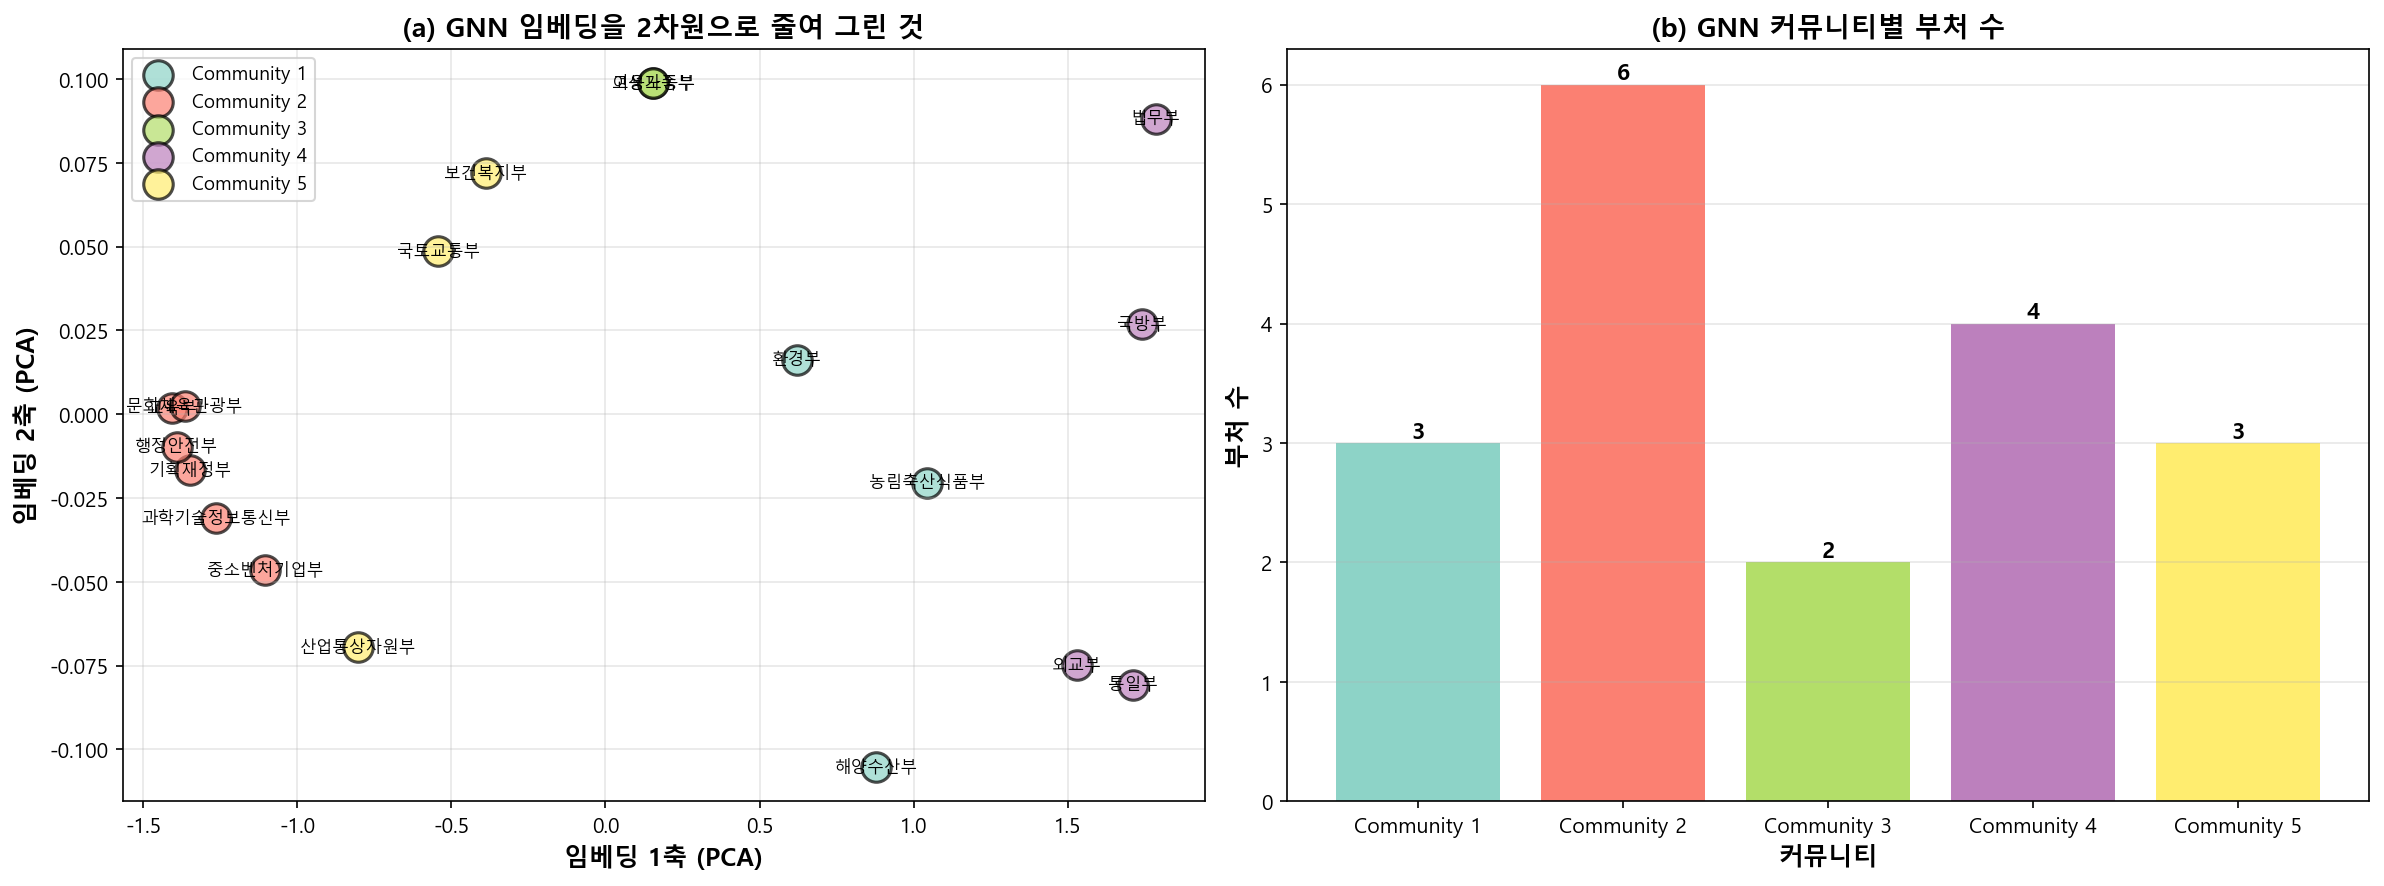

Python code for this plot:
"""
Chapter 11 - 그래프 신경망과 조직 네트워크 분석
11.4 GNN으로 노드 임베딩 학습하기

GATv2 레이어 두 층으로 부처마다 벡터(임베딩)를 학습하고,
그 벡터를 K-Means로 묶어 커뮤니티를 얻는다. Louvain 결과와 비교한다.

수정 이력
---------
2026-08-17
1. 학습 손실 함수가 틀렸다. 원래 코드는
       loss = F.mse_loss(embeddings, torch.zeros_like(embeddings))
   였다. 이 식은 "모든 임베딩을 0으로 만들어라"는 뜻이므로,
   학습할수록 부처 사이 구분이 사라진다. 주석에는 '재구성 손실'이라
   적혀 있었지만 재구성과 아무 관계가 없었다.
   → 그래프 자기부호화기(graph autoencoder)의 링크 예측 손실로 교체했다.
     연결된 두 부처의 임베딩 내적은 크게, 연결 안 된 두 부처의 내적은
     작게 만드는 이진 교차엔트로피다. 이제 손실이 줄면 실제로
     연결 구조가 임베딩에 담긴다.
2. 난수 시드가 없어 실행할 때마다 클러스터가 달라졌다.
   → torch.manual_seed(42), np.random.seed(42) 추가.
3. 경로 오류: 프로젝트 루트 기준 상대경로여서 code 폴더에서 실행하면
   입력 CSV를 못 찾았다. → __file__ 기준 절대경로로 교체.
4. 폰트 오류: Arial이라 그래프의 한글 부처명이 네모로 나왔다.
   → Malgun Gothic으로 교체.
5. plt.show() 때문에 배치 실행이 멈췄다. → Agg 백엔드 + close().
6. 그림 저장 위치를 diagrams/에서 code 폴더로 옮겼다.
7. result/ 폴더 중복 저장 삭제.
"""

# == RESULTS LOG (auto): 콘솔 출력과 그림을 results/ 에 저장 ==
import sys as _sys
from pathlib import Path as _Path

_results_dir = _Path(__file__).resolve().parent.parent / "results"
_results_dir.mkdir(exist_ok=True)

class _Tee:
    def __init__(self, *streams):
        self._streams = streams
    def write(self, data):
        for _s in self._streams:
            _s.write(data)
            _s.flush()
    def flush(self):
        for _s in self._streams:
            _s.flush()

_sys.stdout = _Tee(_sys.stdout, open(_results_dir / (_Path(__file__).stem + ".log"), "w", encoding="utf-8"))

# 그림 저장을 results/ 로 돌린다 (강의자료용 diagrams/ 경로는 그대로 둔다)
try:
    from matplotlib.figure import Figure as _Fig
    if not getattr(_Fig, "_results_patched", False):
        _orig_savefig = _Fig.savefig
        def _savefig_to_results(self, fname, *a, **k):
            try:
                _p = _Path(fname)
                if "diagrams" not in [s.lower() for s in _p.parts]:
                    fname = _results_dir / _p.name
                    print(f"[그림 저장 → {fname}]")
            except TypeError:
                pass
            return _orig_savefig(self, fname, *a, **k)
        _Fig.savefig = _savefig_to_results
        _Fig._results_patched = True
except ImportError:
    pass
# == /RESULTS LOG ==


import os
import numpy as np
import pandas as pd
import networkx as nx
import matplotlib
matplotlib.use('Agg')
import matplotlib.pyplot as plt
import warnings
import torch
import torch.nn.functional as F
from torch_geometric.nn import GATv2Conv
from torch_geometric.data import Data
from torch_geometric.utils import negative_sampling
from sklearn.cluster import KMeans
from sklearn.metrics import adjusted_rand_score, normalized_mutual_info_score

warnings.filterwarnings('ignore')

# 재현성: 시드를 고정하지 않으면 실행할 때마다 클러스터가 달라진다
SEED = 42
import random
random.seed(SEED)          # PyG의 negative_sampling은 파이썬 random 모듈로 음성 쌍을 뽑는다
torch.manual_seed(SEED)
np.random.seed(SEED)

# 한글 폰트 설정 (mac: AppleGothic, Windows: Malgun Gothic, 그 밖: NanumGothic)
import platform
KOREAN_FONT = {'Darwin': 'AppleGothic', 'Windows': 'Malgun Gothic'}.get(platform.system(), 'NanumGothic')
plt.rcParams['font.family'] = KOREAN_FONT
plt.rcParams['axes.unicode_minus'] = False
plt.rcParams['font.size'] = 10

BASE_DIR = os.path.dirname(os.path.abspath(__file__))
OUTPUT_DIR = os.path.join(BASE_DIR, '..', 'data') + os.sep
os.makedirs(OUTPUT_DIR, exist_ok=True)

class PolicyGNN(torch.nn.Module):
    """
    정책 네트워크 분석용 Graph Attention Network (GAT) 모델

    Parameters:
    -----------
    num_features : int
        입력 노드 특성 차원
    embedding_dim : int
        출력 임베딩 차원
    """
    def __init__(self, num_features, embedding_dim):
        super(PolicyGNN, self).__init__()
        # 첫 번째 GAT 레이어: multi-head attention (4 heads)
        self.conv1 = GATv2Conv(num_features, 32, heads=4, concat=True)
        # 두 번째 GAT 레이어: single-head attention
        self.conv2 = GATv2Conv(32*4, embedding_dim, heads=1, concat=False)

    def forward(self, x, edge_index):
        """
        순전파

        Parameters:
        -----------
        x : torch.Tensor
            노드 특성 행렬 (num_nodes, num_features)
        edge_index : torch.Tensor
            엣지 인덱스 (2, num_edges)

        Returns:
        --------
        embeddings : torch.Tensor
            노드 임베딩 (num_nodes, embedding_dim)
        """
        # 첫 번째 GAT 레이어 + ReLU
        x = self.conv1(x, edge_index)
        x = F.relu(x)

        # 두 번째 GAT 레이어
        x = self.conv2(x, edge_index)

        return x

def load_government_network():
    """저장된 네트워크 데이터 로드"""
    # 엣지 데이터 로드
    df_edges = pd.read_csv(OUTPUT_DIR + '11-government-network-edges.csv')

    # 무방향 그래프 생성 (GNN용)
    G = nx.Graph()

    for _, row in df_edges.iterrows():
        G.add_edge(row['source'], row['target'], weight=row['weight'])

    return G

def prepare_pytorch_geometric_data(G):
    """
    NetworkX 그래프를 PyTorch Geometric Data 객체로 변환

    Parameters:
    -----------
    G : nx.Graph
        NetworkX 그래프

    Returns:
    --------
    data : torch_geometric.data.Data
        PyTorch Geometric 데이터 객체
    node_to_idx : dict
        노드 이름 → 인덱스 매핑
    idx_to_node : dict
        인덱스 → 노드 이름 매핑
    """
    # 노드 매핑 생성
    nodes = sorted(list(G.nodes()))
    node_to_idx = {node: idx for idx, node in enumerate(nodes)}
    idx_to_node = {idx: node for node, idx in node_to_idx.items()}

    # 엣지 인덱스 생성
    edge_index = []
    edge_weights = []

    for u, v, data in G.edges(data=True):
        u_idx = node_to_idx[u]
        v_idx = node_to_idx[v]
        weight = data['weight']

        # 무방향 그래프이므로 양방향 엣지 추가
        edge_index.append([u_idx, v_idx])
        edge_index.append([v_idx, u_idx])
        edge_weights.append(weight)
        edge_weights.append(weight)

    edge_index = torch.tensor(edge_index, dtype=torch.long).t().contiguous()
    edge_weights = torch.tensor(edge_weights, dtype=torch.float)

    # 노드 특성: 중심성 지표 사용
    df_centrality = pd.read_csv(OUTPUT_DIR + '11-centrality-analysis.csv')

    # 노드 순서대로 특성 정렬
    node_features = []
    for node in nodes:
        row = df_centrality[df_centrality['ministry'] == node].iloc[0]
        features = [
            row['degree_centrality'],
            row['closeness_centrality'],
            row['betweenness_centrality'],
            row['eigenvector_centrality']
        ]
        node_features.append(features)

    x = torch.tensor(node_features, dtype=torch.float)
    # 표준화: 중심성 값은 0~0.47의 좁은 구간에 몰려 있어 그대로 넣으면 부처끼리 입력이 거의 같고,
    # 손실이 50 에포크 근처에서 1.04에 멈춘다. 평균 0, 표준편차 1로 바꿔 부처 사이의 차이를 키운다
    x = (x - x.mean(dim=0)) / x.std(dim=0)

    # PyTorch Geometric Data 객체 생성
    data = Data(x=x, edge_index=edge_index, edge_attr=edge_weights)

    return data, node_to_idx, idx_to_node

def train_gnn_and_cluster(data, num_clusters=5, embedding_dim=16, epochs=200):
    """
    GNN 모델 학습 및 클러스터링

    Parameters:
    -----------
    data : torch_geometric.data.Data
        PyTorch Geometric 데이터
    num_clusters : int
        클러스터 수
    embedding_dim : int
        임베딩 차원
    epochs : int
        학습 에포크 수

    Returns:
    --------
    embeddings : np.ndarray
        노드 임베딩
    cluster_labels : np.ndarray
        클러스터 레이블
    """
    # 모델 초기화
    num_features = data.x.size(1)
    model = PolicyGNN(num_features, embedding_dim)

    # Optimizer
    optimizer = torch.optim.Adam(model.parameters(), lr=0.01)

    print(f"\n[GNN 모델 학습]")
    print(f"  - 입력 특성 차원: {num_features}")
    print(f"  - 임베딩 차원: {embedding_dim}")
    print(f"  - 학습 에포크: {epochs}")
    print(f"  - 손실: 링크 예측 손실(연결된 쌍의 내적은 크게, 안 된 쌍은 작게)")

    num_nodes = data.num_nodes
    pos_edge = data.edge_index

    # 학습: 그래프 자기부호화기(GAE)의 링크 예측 손실
    model.train()
    recent_losses = []   # 음성 쌍을 매번 새로 뽑아 한 에포크 손실은 출렁이므로 50 에포크 평균을 출력한다
    for epoch in range(epochs):
        optimizer.zero_grad()

        z = model(data.x, data.edge_index)

        # 연결된 쌍(양성)과 연결 안 된 쌍(음성)을 같은 수만큼 뽑는다
        neg_edge = negative_sampling(edge_index=pos_edge,
                                     num_nodes=num_nodes,
                                     num_neg_samples=pos_edge.size(1))

        pos_score = (z[pos_edge[0]] * z[pos_edge[1]]).sum(dim=1)
        neg_score = (z[neg_edge[0]] * z[neg_edge[1]]).sum(dim=1)

        loss = (F.binary_cross_entropy_with_logits(pos_score, torch.ones_like(pos_score))
                + F.binary_cross_entropy_with_logits(neg_score, torch.zeros_like(neg_score)))

        loss.backward()
        optimizer.step()

        recent_losses.append(loss.item())
        if epoch == 0:
            print(f"  Epoch {epoch+1}/{epochs}, Loss: {loss.item():.4f}")
        if (epoch + 1) % 50 == 0:
            print(f"  Epoch {epoch-48}-{epoch+1}/{epochs}, 평균 Loss: {np.mean(recent_losses):.4f}")
            recent_losses = []

    # 최종 임베딩 추출
    model.eval()
    with torch.no_grad():
        embeddings = model(data.x, data.edge_index)
        embeddings_np = embeddings.numpy()
    print(f"  - 임베딩 표준편차: {embeddings_np.std():.4f}"
          f"  (0에 가까우면 학습이 무너진 것이다)")

    # K-Means 클러스터링
    print(f"\n[K-Means 클러스터링]")
    print(f"  - 클러스터 수: {num_clusters}")

    kmeans = KMeans(n_clusters=num_clusters, random_state=SEED, n_init=10)
    cluster_labels = kmeans.fit_predict(embeddings_np)

    return embeddings_np, cluster_labels

def compare_with_louvain(cluster_labels_gnn, idx_to_node):
    """
    GNN 기반 커뮤니티와 Louvain 알고리즘 결과 비교

    Parameters:
    -----------
    cluster_labels_gnn : np.ndarray
        GNN 기반 클러스터 레이블
    idx_to_node : dict
        인덱스 → 노드 이름 매핑

    Returns:
    --------
    comparison_results : dict
        비교 결과
    """
    # Louvain 결과 로드
    df_louvain = pd.read_csv(OUTPUT_DIR + '11-community-assignments.csv')

    # GNN 결과와 매칭
    cluster_labels_louvain = []
    for idx in sorted(idx_to_node.keys()):
        node = idx_to_node[idx]
        louvain_comm = df_louvain[df_louvain['ministry'] == node]['community_id'].values[0]
        cluster_labels_louvain.append(louvain_comm)

    cluster_labels_louvain = np.array(cluster_labels_louvain)

    # 평가 지표 계산
    ari = adjusted_rand_score(cluster_labels_louvain, cluster_labels_gnn)
    nmi = normalized_mutual_info_score(cluster_labels_louvain, cluster_labels_gnn)

    comparison_results = {
        'ari': ari,
        'nmi': nmi,
        'louvain_labels': cluster_labels_louvain,
        'gnn_labels': cluster_labels_gnn
    }

    return comparison_results

def visualize_gnn_clusters(embeddings, cluster_labels, idx_to_node):
    """GNN 임베딩과 클러스터 시각화"""
    fig, axes = plt.subplots(1, 2, figsize=(16, 6))

    # 1. 2D 임베딩 시각화 (PCA 또는 처음 2차원)
    from sklearn.decomposition import PCA

    if embeddings.shape[1] > 2:
        pca = PCA(n_components=2)
        embeddings_2d = pca.fit_transform(embeddings)
    else:
        embeddings_2d = embeddings

    # 클러스터별 색상
    colors = plt.cm.Set3(np.linspace(0, 1, len(np.unique(cluster_labels))))

    ax1 = axes[0]
    for cluster_id in np.unique(cluster_labels):
        mask = cluster_labels == cluster_id
        ax1.scatter(embeddings_2d[mask, 0], embeddings_2d[mask, 1],
                   c=[colors[cluster_id]], s=200, alpha=0.7,
                   label=f'Community {cluster_id+1}', edgecolors='black', linewidths=1.5)

    # 노드 레이블 추가
    for idx, (x, y) in enumerate(embeddings_2d):
        node_name = idx_to_node[idx]
        ax1.text(x, y, node_name, fontsize=8, ha='center', va='center')

    ax1.set_xlabel('임베딩 1축 (PCA)', fontsize=12, fontweight='bold')
    ax1.set_ylabel('임베딩 2축 (PCA)', fontsize=12, fontweight='bold')
    ax1.set_title('(a) GNN 임베딩을 2차원으로 줄여 그린 것', fontsize=13, fontweight='bold')
    ax1.legend(loc='best', fontsize=9)
    ax1.grid(True, alpha=0.3)

    # 2. 클러스터 크기 비교
    ax2 = axes[1]
    cluster_sizes = pd.Series(cluster_labels).value_counts().sort_index()
    cluster_names = [f'Community {i+1}' for i in cluster_sizes.index]

    bars = ax2.bar(cluster_names, cluster_sizes.values, color=colors[:len(cluster_sizes)])
    ax2.set_xlabel('커뮤니티', fontsize=12, fontweight='bold')
    ax2.set_ylabel('부처 수', fontsize=12, fontweight='bold')
    ax2.set_title('(b) GNN 커뮤니티별 부처 수', fontsize=13, fontweight='bold')
    ax2.grid(axis='y', alpha=0.3)

    # 막대 위에 숫자 표시
    for bar in bars:
        height = bar.get_height()
        ax2.text(bar.get_x() + bar.get_width()/2., height,
                f'{int(height)}', ha='center', va='bottom', fontsize=11, fontweight='bold')

    plt.tight_layout()
    plt.savefig(os.path.join(BASE_DIR, '11-gnn-community.png'),
                dpi=150, bbox_inches="tight", facecolor='white')
    plt.close()

def main():
    """메인 실행 함수"""
    print("=" * 80)
    print("제11장: GNN 기반 커뮤니티 탐지")
    print("=" * 80)

    # 1. 네트워크 로드
    print("\n[1단계] 정부 부처 네트워크 로드 중...")
    try:
        G = load_government_network()
        print(f"  - 부처 수: {G.number_of_nodes()}")
        print(f"  - 협업 관계 수: {G.number_of_edges()}")
    except FileNotFoundError:
        print("  ⚠ 네트워크 데이터 파일이 없습니다.")
        print("  먼저 11-government-network.py를 실행하세요.")
        return

    # 2. PyTorch Geometric 데이터 준비
    print("\n[2단계] PyTorch Geometric 데이터 준비 중...")
    data, node_to_idx, idx_to_node = prepare_pytorch_geometric_data(G)
    print(f"  ✓ 노드 수: {data.num_nodes}")
    print(f"  ✓ 엣지 수: {data.num_edges // 2}개 (양방향)")
    print(f"  ✓ 노드 특성 차원: {data.num_node_features}")

    # 3. GNN 학습 및 클러스터링
    print("\n[3단계] GNN 학습 및 클러스터링 중...")
    embeddings, cluster_labels = train_gnn_and_cluster(data, num_clusters=5, embedding_dim=16, epochs=200)

    # 4. 클러스터 분석
    print("\n[4단계] 클러스터 분석 중...")

    # 클러스터별 구성원
    print("\n=== GNN 기반 커뮤니티 탐지 결과 ===")
    for cluster_id in np.unique(cluster_labels):
        mask = cluster_labels == cluster_id
        members = [idx_to_node[idx] for idx in np.where(mask)[0]]
        print(f"\nCommunity {cluster_id+1} ({len(members)}개 부처):")
        print(f"  구성원: {', '.join(sorted(members))}")

    # 5. Louvain 알고리즘과 비교
    print("\n[5단계] Louvain 알고리즘과 비교 중...")
    comparison = compare_with_louvain(cluster_labels, idx_to_node)

    print(f"\n=== GNN vs Louvain 비교 결과 ===")
    print(f"  - Adjusted Rand Index (ARI): {comparison['ari']:.3f}")
    print(f"  - Normalized Mutual Information (NMI): {comparison['nmi']:.3f}")

    if comparison['ari'] >= 0.5:
        print("     → GNN과 Louvain이 유사한 커뮤니티를 탐지함")
    elif comparison['ari'] >= 0.3:
        print("     → GNN과 Louvain이 부분적으로 일치하는 커뮤니티를 탐지함")
    else:
        print("     → GNN과 Louvain이 서로 다른 관점에서 커뮤니티를 탐지함")

    # 5-1. 두 분할의 모듈러리티를 같은 그래프 위에서 비교
    from networkx.algorithms import community as nx_comm

    def to_sets(labels):
        out = {}
        for idx, lab in enumerate(labels):
            out.setdefault(int(lab), set()).add(idx_to_node[idx])
        return list(out.values())

    q_gnn = nx_comm.modularity(G, to_sets(cluster_labels), weight='weight')
    q_louvain = nx_comm.modularity(G, to_sets(comparison['louvain_labels']), weight='weight')
    print(f"\n  모듈러리티 Q (같은 그래프, 같은 가중치 기준)")
    print(f"    Louvain 분할: {q_louvain:.3f}")
    print(f"    GNN 분할:     {q_gnn:.3f}")

    # 5-2. 두 방법의 배정을 나란히 (커뮤니티 번호 자체는 서로 뜻이 다르다)
    print("\n  Louvain 배정과 GNN 배정 나란히 보기")
    rows = [(idx_to_node[i], int(comparison['louvain_labels'][i]),
             int(cluster_labels[i]) + 1) for i in sorted(idx_to_node.keys())]
    rows.sort(key=lambda r: (r[1], r[2]))
    print(f"    {'부처':<20}{'Louvain':>8}{'GNN':>6}")
    for name, lv, gn in rows:
        print(f"    {name:<20}{('C' + str(lv)):>8}{('C' + str(gn)):>6}")

    # 6. 데이터 저장
    print("\n[6단계] GNN 커뮤니티 데이터 저장 중...")

    # 커뮤니티 할당 저장
    gnn_data = []
    for idx in sorted(idx_to_node.keys()):
        node = idx_to_node[idx]
        gnn_data.append({
            'ministry': node,
            'gnn_community_id': int(cluster_labels[idx]) + 1,
            'embedding_dim1': embeddings[idx, 0],
            'embedding_dim2': embeddings[idx, 1] if embeddings.shape[1] > 1 else 0
        })

    df_gnn = pd.DataFrame(gnn_data)
    df_gnn.to_csv(OUTPUT_DIR + '11-gnn-community-assignments.csv', index=False, encoding='utf-8-sig')
    print("  - ../data/11-gnn-community-assignments.csv")

    # 비교 결과 저장
    comparison_df = pd.DataFrame({
        'Metric': ['ARI', 'NMI'],
        'Score': [comparison['ari'], comparison['nmi']]
    })
    comparison_df.to_csv(OUTPUT_DIR + '11-gnn-louvain-comparison.csv', index=False, encoding='utf-8-sig')
    print("  - ../data/11-gnn-louvain-comparison.csv")

    # 7. 시각화
    print("\n[7단계] GNN 클러스터 시각화 중...")
    visualize_gnn_clusters(embeddings, cluster_labels, idx_to_node)

    # 8. 분석 해석
    print("\n" + "=" * 80)
    print("GNN 기반 커뮤니티 탐지 완료")
    print("=" * 80)

    print("\n주요 발견 사항:")
    print(f"  - GNN을 통해 총 {len(np.unique(cluster_labels))}개의 정책 연합이 식별됨")
    print(f"  - Louvain 알고리즘과 ARI={comparison['ari']:.3f}, NMI={comparison['nmi']:.3f} 일치")

    print("\n분석 시사점:")
    print("  - GNN은 노드 특성(중심성)과 구조를 모두 고려하여 커뮤니티 탐지")
    print("  - Graph Attention 메커니즘이 부처 간 협업 강도를 학습")
    print("  - 비지도 학습 방식으로 정책 네트워크의 잠재 구조 발견")

    print("\n출력 파일:")
    print("  - ../data/11-gnn-community-assignments.csv")
    print("  - ../data/11-gnn-louvain-comparison.csv")
    print("  - 11-gnn-community.png")

if __name__ == "__main__":
    main()
